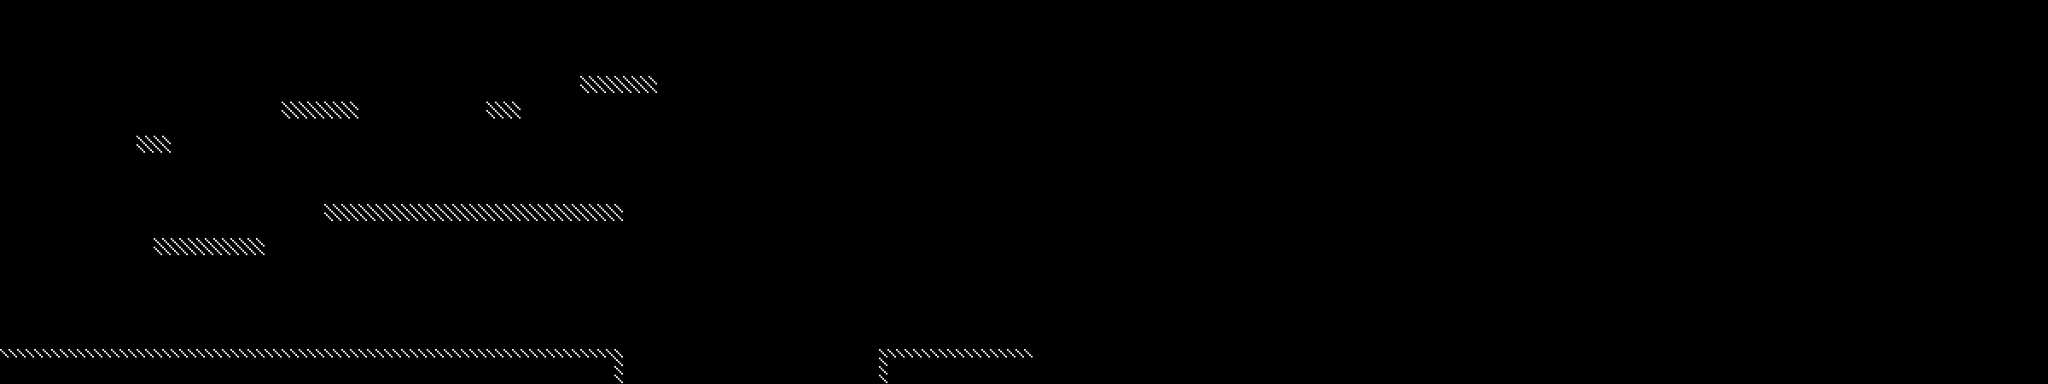

A level layout from a 2D game, rendered from its tile map. Below: a short description, then the map file with tile-grid data replaced by summaries:
An orthogonal 240x45 tile map with 10x10 px tiles, 1 tile layer (Tile Layer 1), 3 tilesets and 3 objects.

<map version="1.0" orientation="orthogonal" renderorder="right-down" width="240" height="45" tilewidth="10" tileheight="10" nextobjectid="11">
 <tileset firstgid="1" name="debug10x10" tilewidth="10" tileheight="10" tilecount="1" columns="1">
  <image source="../assets/graphics/debug/tile10x10.gif" width="10" height="10" />
 </tileset>
 <tileset firstgid="2" name="box" tilewidth="40" tileheight="40" tilecount="1" columns="1">
  <image source="../assets/graphics/debug/debug_box.gif" width="40" height="40" />
 </tileset>
 <tileset firstgid="3" name="debug_door" tilewidth="50" tileheight="80" tilecount="6" columns="6">
  <image source="../assets/graphics/debug/debug_door.gif" width="300" height="80" />
 </tileset>
 <layer name="Tile Layer 1" width="240" height="45" offsetx="0" offsety="-1">
  <data>[10800 cells, 245 non-empty, 1 distinct tile ids]</data>
 </layer>
 <objectgroup name="Object Layer Boxes">
  <object id="3" gid="2" x="727" y="90" width="40" height="40" />
  <object id="4" gid="2" x="476" y="238" width="40" height="40" />
 </objectgroup>
 <objectgroup name="Object Layer Door">
  <object id="9" gid="3" x="1158" y="408" width="50" height="80" />
 </objectgroup>
</map>
